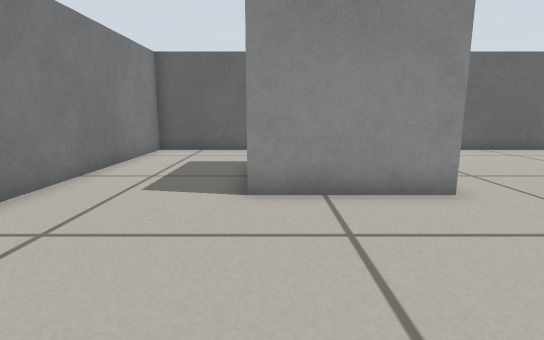
[1] (above)

16 first-person views from a walk through a robot-simulator world made for Gazebo. The camera is 0.39 m above the floor, tilts 10° down and sees 80° across. The floor is counted in squares, 0.25 m on a side. Each view is taken from the middle of a square. On the plan, view 1 faces up. The plan holds only what a view shows up to about 15 squares ahead; the rest is blank. Robots are left out.

[2]
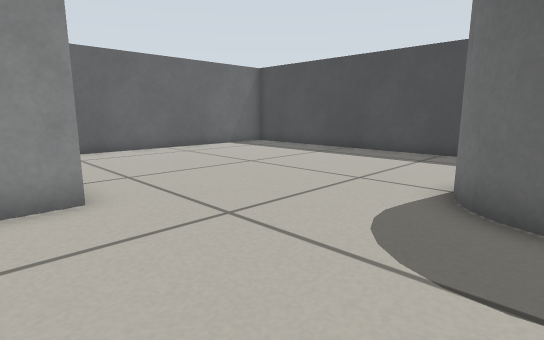

[3]
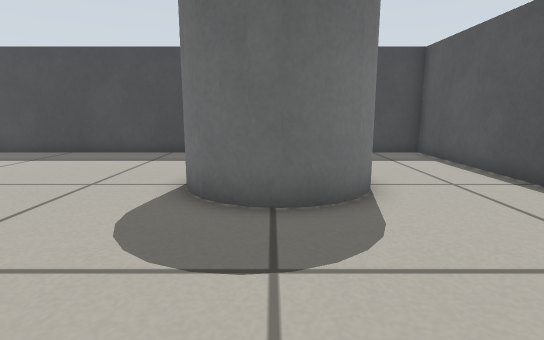

[4]
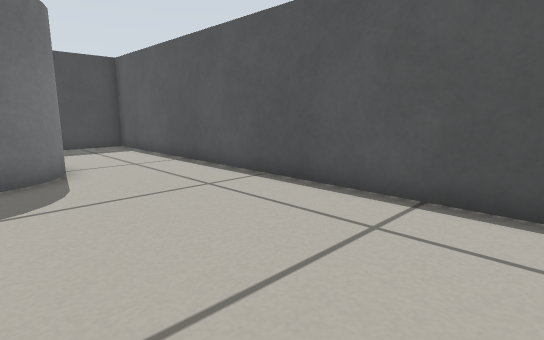

[5]
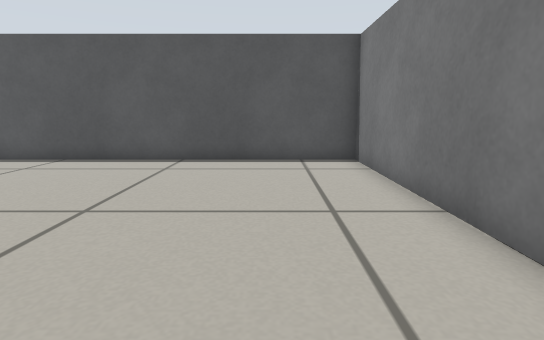

[6]
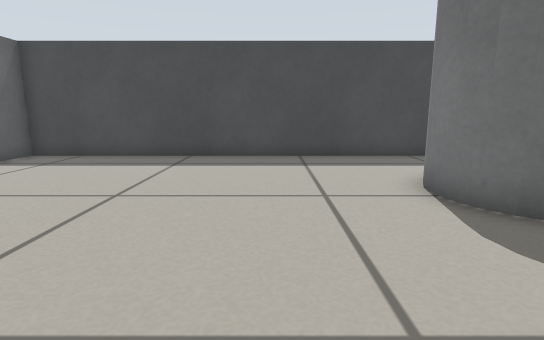

[7]
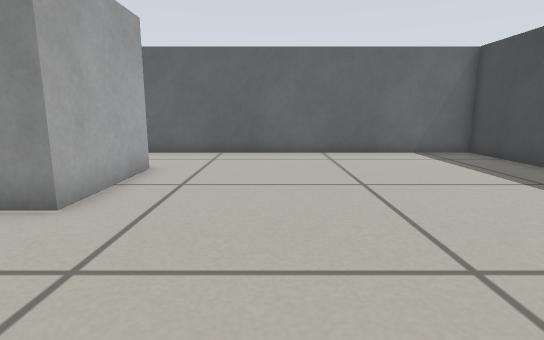

[8]
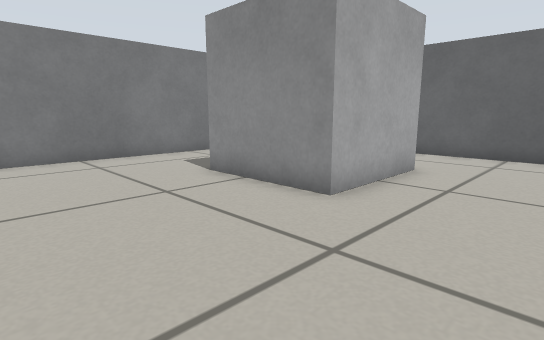

[9]
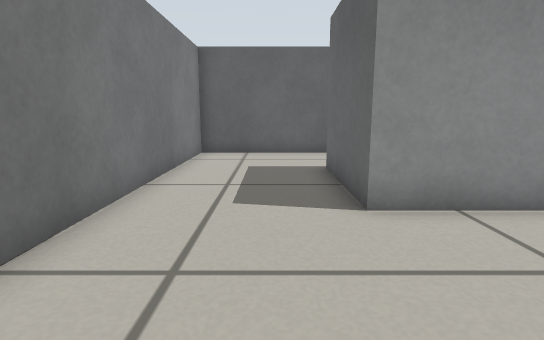

[10]
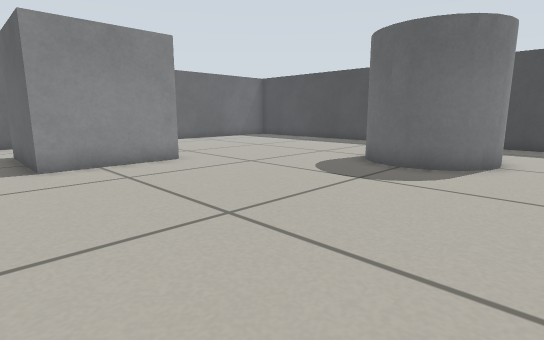

[11]
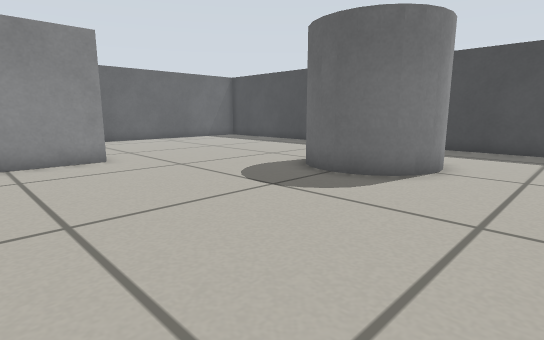

[12]
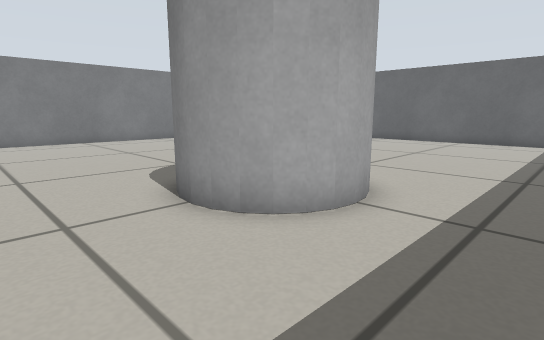

[13]
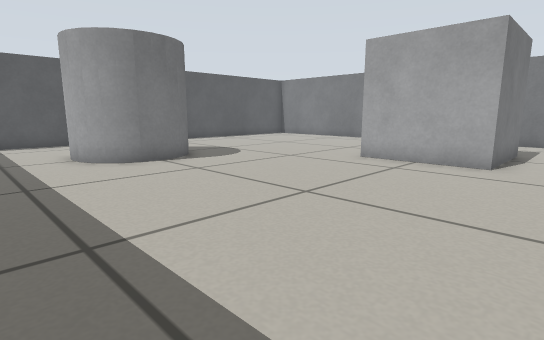

[14]
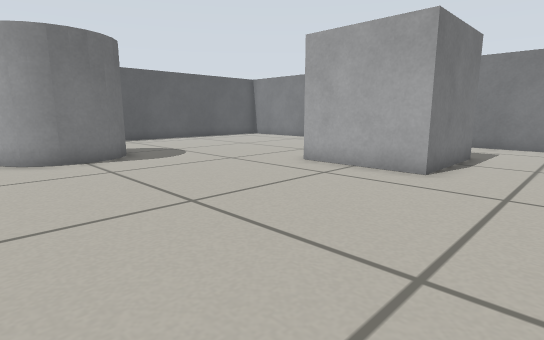

[15]
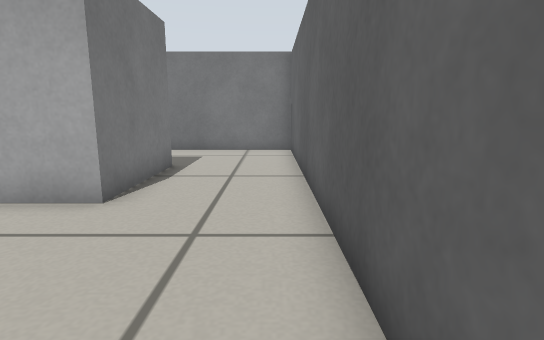

[16]
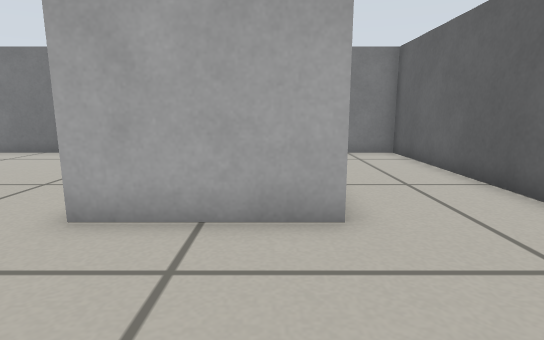

### Floor plan
Key: @ floor where view 1 was taken; # wall or solid block; . floor; B grey box; C grey cylinder.
Columns run from 5 left of view 1 to 15 right of it. Each row starts with its distance up from view 1.
 14 #####################
 13 #...................#
 12 #...................#
 11 #...................#
 10 #....BBBB...........#
  9 #....B  B...........#
  8 #....B  B...........#
  7 #....B  B...........#
  6 #....BBBB...........#
  5 #...................#
  4 #...................#
  3 #...................#
  2 #.............CC....#
  1 #............C CC...#
  0 #....@......C   C...#
 -1 #...........CC CC...#
 -2 #............CCC....#
 -3 #...................#
 -4 #...................#
 -5 #...................#
 -6 #####################

Positions as (right, up) in squares from view 1, and headings:
1: (0, 0), facing up
2: (2, 0), facing up-right
3: (2, 0), facing right
4: (-1, 0), facing down-right
5: (-2, 5), facing down
6: (3, 5), facing right
7: (7, 1), facing up
8: (7, 1), facing up-left
9: (-2, 1), facing up
10: (-2, -4), facing up-right
11: (0, -5), facing up-right
12: (14, -5), facing up-left
13: (14, 12), facing down-left
14: (12, 13), facing down-left
15: (9, 13), facing left
16: (8, 9), facing left
